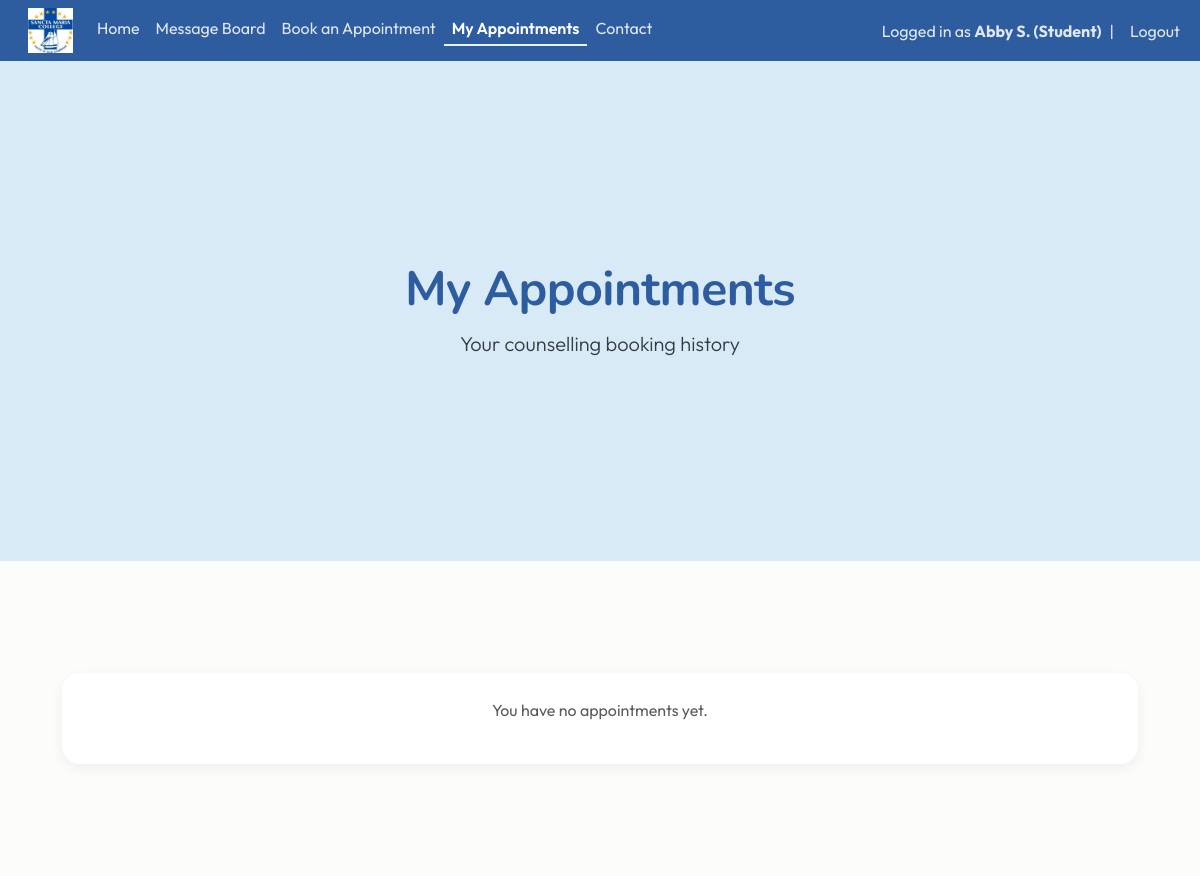
Page /appointment-history (signed in) on the earlier database version.
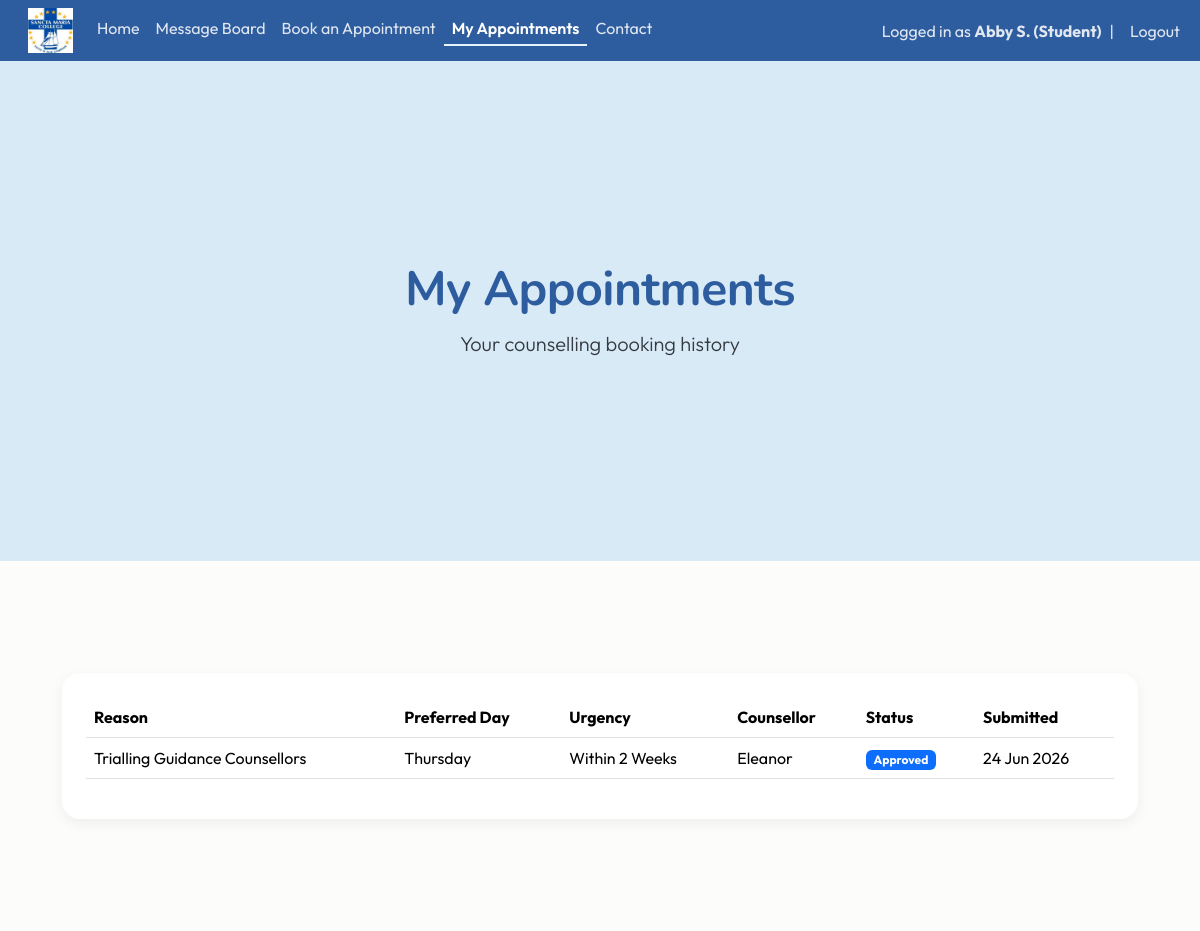
Same page on the later database version.
### website/models.py (models this page shows)
class Appointment(db.Model):
    id = db.Column(db.Integer, primary_key=True)
    student_id = db.Column(db.Integer, db.ForeignKey('user.id'), nullable=False)
    counsellor_id = db.Column(db.Integer, db.ForeignKey('user.id'), nullable=True)
    reason = db.Column(db.String(200))
    urgency = db.Column(db.String(50))
    preferred_day = db.Column(db.String(20))
    preferred_period = db.Column(db.String(20))
    notes = db.Column(db.Text)
    status = db.Column(db.String(50), default="Pending")
    date_created = db.Column(db.DateTime(timezone=True), default=func.now())
    student = db.relationship('User', foreign_keys=[student_id])
    counsellor = db.relationship('User', foreign_keys=[counsellor_id], back_populates="appointments")

class User(db.Model, UserMixin):
    id = db.Column(db.Integer, primary_key=True)
    email = db.Column(db.String(150), unique=True)
    fname = db.Column(db.String(20))
    lname = db.Column(db.String(20))
    username = db.Column(db.String(150), unique=True)
    role = db.Column(db.String(150))
    password = db.Column(db.String(150))
    date_created = db.Column(db.DateTime(timezone=True), default=func.now())
    posts = db.relationship('Post', backref='user', passive_deletes=True)
    comments = db.relationship('Comment', backref='user', passive_deletes=True)
    likes = db.relationship('Like', backref='user', passive_deletes=True)
    appointments = db.relationship('Appointment', foreign_keys="Appointment.counsellor_id", back_populates="counsellor")

### website/views.py (the view)
@views.route("/appointment-history")
@login_required
def appointment_history():
    if current_user.role != "Student":
        flash("Access Denied", category="error")
        return redirect(url_for("views.home"))
    appointments = Appointment.query.filter_by(student_id=current_user.id)\
        .order_by(Appointment.date_created.desc()).all()
    return render_template(
        "appointment_history.html",
        user=current_user,
        appointments=appointments
    )

### website/__init__.py (called while the page is built)
def create_app():
    app = Flask(__name__)
    app.config['SECRET_KEY'] = "DQiAlMIU5u5eeLDw4KPMHx4d"
    app.config['SQLALCHEMY_DATABASE_URI'] = f'sqlite:///{DB_NAME}'
    db.init_app(app)
    from .views import views
    from .auth import auth
    app.register_blueprint(views, url_prefix="/")
    app.register_blueprint(auth, url_prefix="/")
    from .models import User, Post
    with app.app_context():
        db.create_all()
    login_manager = LoginManager()
    login_manager.login_view = "auth.login"
    login_manager.init_app(app)
    @login_manager.user_loader
    def load_user(id):
        return User.query.get(int(id))
    return app

### website/templates/appointment_history.html
{% extends "template.html" %}{% block title %}My Appointments{% endblock %}
{% block content %}
<section class="hero">
    <div class="container text-center">
        <h1 class="display-5 fw-bold">My Appointments</h1>
        <p class="lead">Your counselling booking history</p>
    </div>
</section>
<section class="homepage-section section-light">
    <div class="container">
        <div class="card p-4">
            {% if appointments|length == 0 %}
                <p class="text-center text-muted">
                    You have no appointments yet.
                </p>
            {% else %}
                <table class="table table-hover align-middle">
                    <thead>
                        <tr>
                            <th>Reason</th>
                            <th>Preferred Day</th>
                            <th>Urgency</th>
                            <th>Counsellor</th>
                            <th>Status</th>
                            <th>Submitted</th>
                        </tr>
                    </thead>
                    <tbody>
                        {% for a in appointments %}
                        <tr>
                            <td>{{ a.reason }}</td>
                            <td>{{ a.preferred_day }}</td>
                            <td>{{ a.urgency }}</td>
                            <td>
                                {% if a.counsellor %}
                                    {{ a.counsellor.fname }}
                                {% else %}
                                    Not assigned
                                {% endif %}
                            </td>
                            <td>
                                {% if a.status == "Pending" %}
                                    <span class="badge bg-warning text-dark">Pending</span>
                                {% elif a.status == "Approved" %}
                                    <span class="badge bg-primary">Approved</span>
                                {% elif a.status == "Completed" %}
                                    <span class="badge bg-success">Completed</span>
                                {% else %}
                                    <span class="badge bg-secondary">{{ a.status }}</span>
                                {% endif %}
                            </td>
                            <td>{{ a.date_created.strftime('%d %b %Y') }}</td>
                        </tr>
                        {% endfor %}
                    </tbody>
                </table>
            {% endif %}
        </div>
    </div>
</section>
{% endblock %}

Differences in the rows shown:
added Appointment: reason "Trialling Guidance Counsellors", preferred_day "Thursday", urgency "Within 2 Weeks", counsellor.fname "Eleanor", status "Approved", date_created "24 Jun 2026"
Other differences:
text no longer shown: "You have no appointments yet."
text now shown: "Reason Preferred Day Urgency Counsellor Status Submitted"
